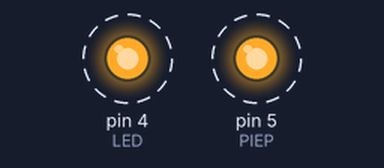
Bench run of a sketch on a simulated Arduino Uno, built with avr-gcc and run on an emulated ATmega328P. Parts: output pins drawn as LEDs (lit = HIGH). Dashed ring = blinking.

Above: at 0.5 s.
Timing chart, 0 to 4.6 s (numbered marks = the images above):
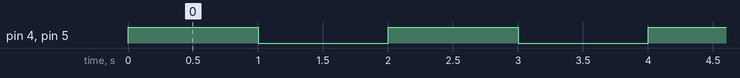

Measured:
- by itself, pin 4 (LED), pin 5 (PIEP): alternates HIGH for 1.0 s and LOW for 1.0 s

The sketch:

funduino_de_nr03.ino
```cpp
/**
 * file: funduino_de_nr03
 * date; 05.08.2016 20:38 Uhr
 *
 * <h1>Nr.03 Licht und Ton</h1>
 *
 * Sketch Nr.3: Gleichzeitiges Licht- und Tonsignal
 *
 * Aufgabe: Eine LED und ein Piezo-Lautsprecher sollen kontinuierlich blinken bzw. piepen.
 *
 * Material: Arduino / eine LED / Ein Widerstand mit 200 Ohm / Ein Piezo-Speaker / Breadboard / Kabel
 *
 * @autor deeagle <code@deeagle.de>
 *
 */


int LED = 4;
int PIEP = 5;


/**
 * Runs only once
 */
void setup()
{
  pinMode(LED, OUTPUT);
  pinMode(PIEP, OUTPUT);
}


/**
 * The main loop which will be used after init {@see this#setup()}
 */
void loop()
{
  digOn(LED);
  digOn(PIEP);
  setDelay(1000);
  digOff(LED);
  digOff(PIEP);
  setDelay(1000);
}


/**
 * Set the power to {@code HIGH} on given port.
 */
void digOn(int outputPort)
{
  digitalWrite(outputPort, HIGH);
}


/**
 * Set the power to {@code LOW} on given port.
 */
void digOff(int outputPort)
{
  digitalWrite(outputPort, LOW);
}


/**
 * Waits a delay.
 * <p>
 * The given delay must be between <strong>0</strong> and <strong>2000</strong>
 */
void setDelay(int newDelay)
{
  if( 0 < newDelay && 2000 >= newDelay )
  {
    delay(newDelay);
  }
}
```
